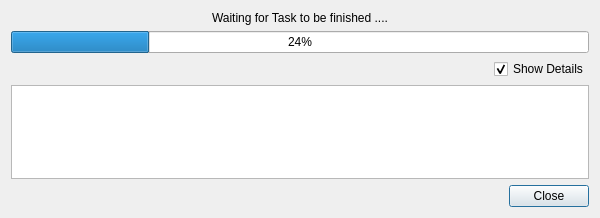
<?xml version="1.0" encoding="UTF-8"?>
<ui version="4.0">
 <class>Ubuntu::Internal::ProcessOutputDialog</class>
 <widget class="QDialog" name="Ubuntu::Internal::ProcessOutputDialog">
  <property name="enabled">
   <bool>true</bool>
  </property>
  <property name="geometry">
   <rect>
    <x>0</x>
    <y>0</y>
    <width>600</width>
    <height>218</height>
   </rect>
  </property>
  <property name="sizePolicy">
   <sizepolicy hsizetype="Minimum" vsizetype="Minimum">
    <horstretch>0</horstretch>
    <verstretch>0</verstretch>
   </sizepolicy>
  </property>
  <property name="minimumSize">
   <size>
    <width>500</width>
    <height>130</height>
   </size>
  </property>
  <property name="windowTitle">
   <string>Run Click</string>
  </property>
  <property name="modal">
   <bool>false</bool>
  </property>
  <layout class="QGridLayout" name="gridLayout">
   <item row="2" column="0">
    <layout class="QHBoxLayout" name="horizontalLayout_2">
     <item>
      <spacer name="horizontalSpacer_3">
       <property name="orientation">
        <enum>Qt::Horizontal</enum>
       </property>
       <property name="sizeType">
        <enum>QSizePolicy::Minimum</enum>
       </property>
       <property name="sizeHint" stdset="0">
        <size>
         <width>800</width>
         <height>20</height>
        </size>
       </property>
      </spacer>
     </item>
     <item>
      <widget class="QCheckBox" name="checkBox">
       <property name="text">
        <string>Show Details</string>
       </property>
       <property name="checked">
        <bool>true</bool>
       </property>
      </widget>
     </item>
    </layout>
   </item>
   <item row="3" column="0">
    <widget class="QTextEdit" name="output">
     <property name="sizePolicy">
      <sizepolicy hsizetype="Minimum" vsizetype="Minimum">
       <horstretch>0</horstretch>
       <verstretch>1</verstretch>
      </sizepolicy>
     </property>
     <property name="minimumSize">
      <size>
       <width>0</width>
       <height>0</height>
      </size>
     </property>
    </widget>
   </item>
   <item row="1" column="0">
    <layout class="QHBoxLayout" name="horizontalLayout">
     <item>
      <widget class="QProgressBar" name="progressBar">
       <property name="sizePolicy">
        <sizepolicy hsizetype="Expanding" vsizetype="Fixed">
         <horstretch>0</horstretch>
         <verstretch>0</verstretch>
        </sizepolicy>
       </property>
       <property name="value">
        <number>24</number>
       </property>
      </widget>
     </item>
    </layout>
   </item>
   <item row="0" column="0">
    <widget class="QLabel" name="label">
     <property name="sizePolicy">
      <sizepolicy hsizetype="Preferred" vsizetype="Expanding">
       <horstretch>0</horstretch>
       <verstretch>0</verstretch>
      </sizepolicy>
     </property>
     <property name="text">
      <string>Waiting for Task to be finished ....</string>
     </property>
     <property name="alignment">
      <set>Qt::AlignCenter</set>
     </property>
     <property name="wordWrap">
      <bool>true</bool>
     </property>
    </widget>
   </item>
   <item row="4" column="0">
    <widget class="QDialogButtonBox" name="buttonBox">
     <property name="sizePolicy">
      <sizepolicy hsizetype="MinimumExpanding" vsizetype="Fixed">
       <horstretch>0</horstretch>
       <verstretch>0</verstretch>
      </sizepolicy>
     </property>
     <property name="orientation">
      <enum>Qt::Horizontal</enum>
     </property>
     <property name="standardButtons">
      <set>QDialogButtonBox::Close</set>
     </property>
    </widget>
   </item>
  </layout>
 </widget>
 <resources/>
 <connections>
  <connection>
   <sender>buttonBox</sender>
   <signal>accepted()</signal>
   <receiver>Ubuntu::Internal::ProcessOutputDialog</receiver>
   <slot>accept()</slot>
   <hints>
    <hint type="sourcelabel">
     <x>88</x>
     <y>553</y>
    </hint>
    <hint type="destinationlabel">
     <x>157</x>
     <y>274</y>
    </hint>
   </hints>
  </connection>
  <connection>
   <sender>buttonBox</sender>
   <signal>rejected()</signal>
   <receiver>Ubuntu::Internal::ProcessOutputDialog</receiver>
   <slot>reject()</slot>
   <hints>
    <hint type="sourcelabel">
     <x>88</x>
     <y>553</y>
    </hint>
    <hint type="destinationlabel">
     <x>286</x>
     <y>274</y>
    </hint>
   </hints>
  </connection>
 </connections>
</ui>
